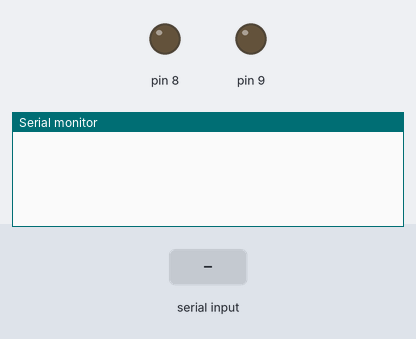
The sketch below on a simulated Arduino Uno, built with avr-gcc and run on an emulated ATmega328P. On the bench: output pins drawn as LEDs (lit = HIGH), the last lines printed to the serial monitor. The inputs (shaded band) are chosen by the test bench. The modem accepts every AT command (registered, SIM ready, sends succeed) and sends nothing else.

Above: at 1.2 s.
1.3 s: "G" received over the second serial link
At 1.7 s:
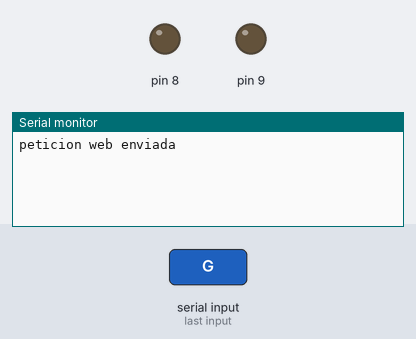
At 2.8 s:
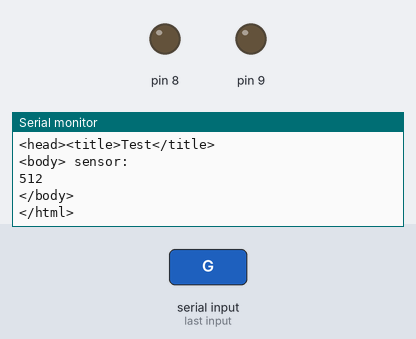

Measured:
- after the input at 1.3 s, the serial monitor: prints a new line at once (image 1)

The sketch:

arduino-wifi-servidor-v1.ino
```cpp
#include <SoftwareSerial.h>
SoftwareSerial BT1(3, 2); // RX | TX
int n1=0;

void setup()
  {Serial.begin(115200);
   BT1.begin(115200);
   pinMode(8,OUTPUT);
   pinMode(9,OUTPUT);
   }


void loop()
{ while (BT1.available() >0 )
  {char c = BT1.read();
  if (c == 71)
  {Serial.println("peticion web enviada");
   delay(500);
   servidor();
     }
 }

}


void escribir(String text)
{BT1.print("AT+CIPSEND=0,");
 BT1.println(text.length());
 if (BT1.find(">"))             // Si se recibe el mensaje
 {Serial.println(text);
  BT1.println(text);            //mandamos el mensaje por el wifi
  delay(10);
  while ( BT1.available() > 0 )
  {if (  BT1.find("SEND OK") )  //buscamos "ok" y luego salimos
   break;
  }
 }
}

void servidor(void)
    {
      int analog0=0;
      analog0=analogRead(A0);
      escribir("<!DOCTYPE HTML>");
      escribir("<html>");                                                  //una pagina web necesita esto <HTML> y </HTML> es el inicio y fin del documento
      escribir("<head><title>Test</title>");
      escribir("<body> sensor:");
      escribir(String(analog0));
      escribir("</body>");

      escribir("</html>");
       delay(1);
       BT1.println("AT+CIPCLOSE=0");
       //delay(500);
    }
```
